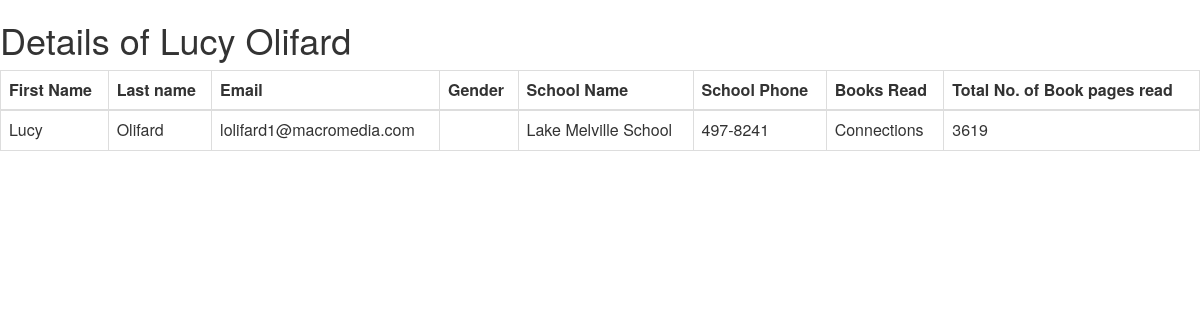
The page /student/2/ on the database its author committed.
### school/models.py (models this page shows, shortened)
class Students(models.Model):
    first_name = models.CharField(max_length=50)
    last_name = models.CharField(null=True,max_length=50)
    email = models.CharField(null=False,max_length=50)
    GENDER_CHOICES = (
        ('M', 'Male'),
        ('F', 'Female'),
        ('B', ''),
    )
    gender = models.CharField(max_length=1, choices=GENDER_CHOICES, null=True, default='B')
    school = models.ForeignKey(Schools, related_name='school',null=False, on_delete=models.CASCADE)
    books = models.ForeignKey(Books, related_name='books',blank = True, null=True, on_delete=models.CASCADE)
    class Meta:
        ordering = ('id',)

class Schools(models.Model):
    region_id = models.IntegerField()
    name = models.CharField(max_length=50)
    email = models.CharField(max_length=50)
    principal = models.CharField(max_length=50)
    phone = models.CharField(max_length=50)
    address = models.CharField(max_length=50)
    class Meta:
        ordering = ('id',)

class Books(models.Model):
    title = models.CharField(max_length=50,null=False)
    author_name = models.CharField(max_length=50,null=True)
    date_of_publication = models.DateField(null=True)
    no_of_pages = models.BigIntegerField(default=0,null=True)
    class Meta:
        ordering = ('id',)

### school/views.py (the view)
# urls.py: url(r'^student/(?P<id>\d+)/$', views.student_details, name='student_detail'),
def student_details(request, id):
    student = get_object_or_404(Students, id=id)
    return render(request,'school/students/student_detail.html',{'student': student})

### school/templates/school/students/student_detail.html (shortened to what this page needs)
{% load static %}
{% block content %}
<link rel="stylesheet" href="https://maxcdn.bootstrapcdn.com/bootstrap/3.4.0/css/bootstrap.min.css">
    <div id="main">
        <h1>Details of  {{ student.first_name }} {{ student.last_name }}</h1>
        <table class="table table-bordered">
            <thead>
                <tr>
                <th>First Name</th>
                <th>Last name</th>
                <th>Email</th>
                <th>Gender</th>
                <th>School Name</th>
                <th>School Phone</th>
                <th>Books Read</th>
                <th>Total No. of Book pages read</th>
                </tr>
            </thead>
            <tbody>
                <tr>
                    <td>{{ student.first_name }}</td>
                    <td>{{ student.last_name }}</td>
                    <td>{{ student.email }}</td>
                    <td>{{ student.get_gender_display }}</td>
                    <td>{{ student.school.name }}</td>
                    <td>{{ student.school.phone }}</td>
                    <td>{{ student.books.title }}</td>
                    <td>{{ student.books.no_of_pages }}</td>
                </tr>
            </tbody>
        </table>
    </div>
{% endblock %}

### rows shown on the page
Students: first_name "Lucy", last_name "Olifard", email "lolifard1@macromedia.com", school.name "Lake Melville School", school.phone "497-8241", books "Connections", books.no_of_pages "3619"
